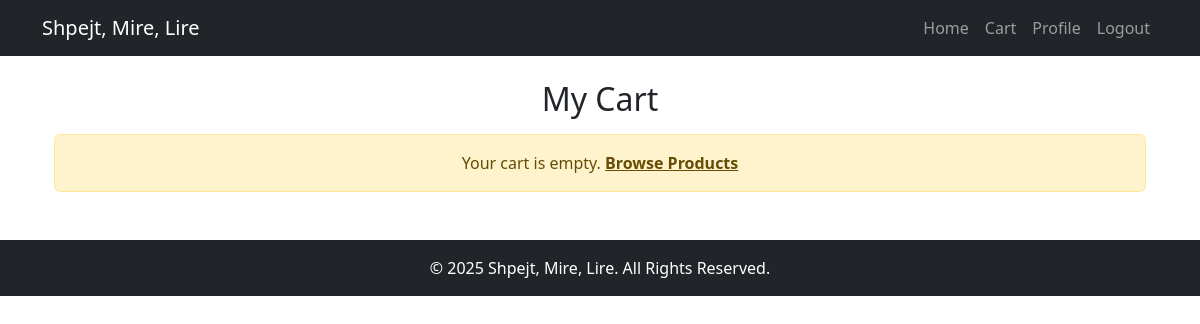
The app's page /cart/ (signed in), older data.
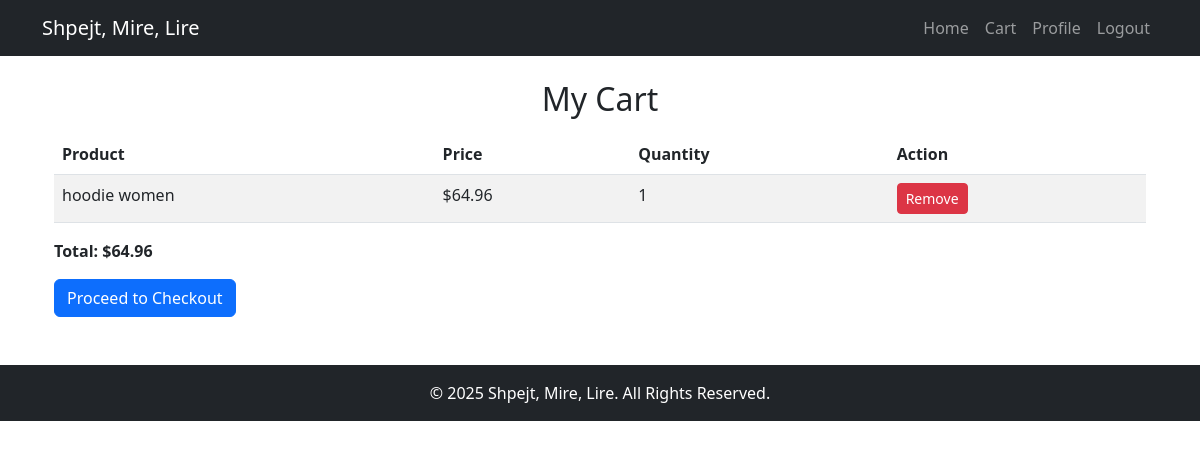
The same page, newer data.
### myapp/models.py (models this page shows, shortened)
class Cart(models.Model):
    user = models.ForeignKey(User, on_delete=models.CASCADE)
    product = models.ForeignKey(Product, on_delete=models.CASCADE)
    card = models.ForeignKey(Card, on_delete=models.CASCADE, null=True, blank=True)
    quantity = models.IntegerField(default=1)

class Product(models.Model):
    name = models.CharField(max_length=255)
    description = models.TextField()
    price = models.DecimalField(max_digits=10, decimal_places=2)
    category = models.ForeignKey(Category, on_delete=models.CASCADE)
    photo = models.ImageField(upload_to='photos/', null=True, blank=True)
    seller = models.ForeignKey(User, on_delete=models.CASCADE)
    is_sold = models.BooleanField(default=False)
    quantity = models.IntegerField()

### myapp/views.py (the view)
# urls.py: path('cart/', views.view_cart, name='cart'),
@login_required
def view_cart(request):
    cart_items = Cart.objects.filter(user=request.user)
    total_price = sum(item.product.price * item.quantity for item in cart_items)
    return render(request, 'cart.html', {'cart_items': cart_items, 'total_price': total_price})

### myapp/templates/cart.html (shortened to what this page needs)
{% extends 'base.html' %}
{% block content %}
<div class="container mt-4">
    <h2 class="mb-3 text-center">My Cart</h2>
    {% if cart_items %}
    <table class="table table-striped">
        <thead>
            <tr>
                <th>Product</th>
                <th>Price</th>
                <th>Quantity</th>
                <th>Action</th>
            </tr>
        </thead>
        <tbody>
            {% for item in cart_items %}
            <tr>
                <td>{{ item.product.name }}</td>
                <td>${{ item.product.price }}</td>
                <td>{{ item.quantity }}</td>
                <td>
                    <a href="{% url 'remove_from_cart' item.id %}" class="btn btn-danger btn-sm">Remove</a>
                </td>
            </tr>
            {% endfor %}
        </tbody>
    </table>
    <p class="fw-bold">Total: ${{ total_price }}</p>
    <form method="POST" action="{% url 'checkout' %}">
        <button type="submit" class="btn btn-primary">Proceed to Checkout</button>
    </form>
    {% else %}
    <div class="alert alert-warning text-center">
        Your cart is empty. <a href="{% url 'dashboard' %}" class="alert-link">Browse Products</a>
    </div>
    {% endif %}
</div>
{% endblock %}

Row changes from the older to the newer data that the page shows:
added Cart: product.name "hoodie women", product.price "64.96", quantity "1"
Text that changed along with them:
{{ total_price }}: (not shown) → "64.96"
text no longer shown: "Your cart is empty. Browse Products"
text now shown: "Product Price Quantity Action Total: $ Proceed to Checkout"
